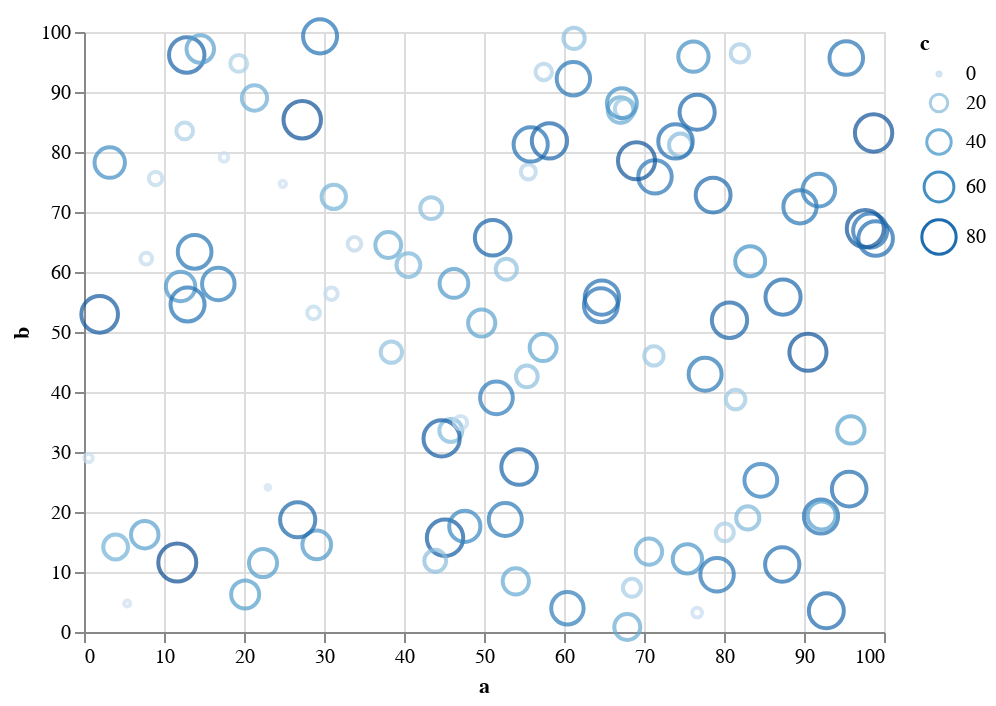

Notebook source saved alongside this figure:
### Markdown cell above
### Interactive outputs

Interactive outputs will work under the assumption that the outputs they produce have
self-contained HTML that works without requiring any external dependencies to load.
For example, the `Altair` "html" output works well:

### Code cell
import altair as alt
alt.Chart(data=df).mark_point().encode(
    x='a',
    y='b',
    color='c',
    size='c'
)

### Figure 1 — Vega-Lite specification as saved in the notebook (floating-point values rounded to 4 significant figures)
{"config": {"view": {"continuousWidth": 400, "continuousHeight": 300}}, "data": {"name": "data-9b0b91947d610c6e3043f502adee7b25"}, "mark": "point", "encoding": {"color": {"type": "quantitative", "field": "c"}, "size": {"type": "quantitative", "field": "c"}, "x": {"type": "quantitative", "field": "a"}, "y": {"type": "quantitative", "field": "b"}}, "$schema": "https://vega.github.io/schema/vega-lite/v4.0.2.json", "datasets": {"data-9b0b91947d610c6e3043f502adee7b25": [{"a": 22.38, "b": 11.49, "c": 53.39}, {"a": 67.91, "b": 0.8306, "c": 45.24}, {"a": 51.56, "b": 39.03, "c": 72.51}, {"a": 71.24, "b": 46.02, "c": 24.72}, {"a": 78.64, "b": 72.82, "c": 82.42}, {"a": 55.54, "b": 76.69, "c": 14.68}, {"a": 28.7, "b": 53.18, "c": 10.26}, {"a": 3.952, "b": 14.17, "c": 41.15}, {"a": 76.64, "b": 86.63, "c": 83.81}, {"a": 87.28, "b": 11.25, "c": 79.83}, {"a": 29.09, "b": 14.53, "c": 55.6}, {"a": 22.98, "b": 24.09, "c": 0.4214}, {"a": 45.13, "b": 15.7, "c": 90.06}, {"a": 3.216, "b": 78.24, "c": 62.52}, {"a": 0.5663, "b": 28.99, "c": 3.805}, {"a": 17.5, "b": 79.12, "c": 4.11}, {"a": 74.55, "b": 81.16, "c": 34.75}, {"a": 80.11, "b": 16.6, "c": 20.78}, {"a": 67.07, "b": 86.98, "c": 44.45}, {"a": 11.66, "b": 11.57, "c": 98.22}, {"a": 29.51, "b": 99.27, "c": 78.53}, {"a": 5.409, "b": 4.758, "c": 1.462}, {"a": 49.71, "b": 51.5, "c": 49.73}, {"a": 89.5, "b": 70.87, "c": 74.96}, {"a": 70.62, "b": 13.4, "c": 46.42}, {"a": 67.62, "b": 87.15, "c": 27.03}, {"a": 64.61, "b": 54.47, "c": 78.32}, {"a": 43.4, "b": 70.64, "c": 31.86}, {"a": 21.31, "b": 89.0, "c": 42.88}, {"a": 53.97, "b": 8.455, "c": 46.32}, {"a": 55.35, "b": 42.6, "c": 31.39}, {"a": 45.86, "b": 33.59, "c": 35.4}, {"a": 98.28, "b": 66.9, "c": 78.99}, {"a": 26.71, "b": 18.71, "c": 83.91}, {"a": 12.84, "b": 96.17, "c": 85.19}, {"a": 27.28, "b": 85.37, "c": 95.43}, {"a": 16.79, "b": 58.02, "c": 71.66}, {"a": 7.786, "b": 62.23, "c": 8.171}, {"a": 84.6, "b": 25.28, "c": 72.75}, {"a": 47.6, "b": 17.6, "c": 65.74}, {"a": 31.22, "b": 72.53, "c": 39.75}, {"a": 13.83, "b": 63.37, "c": 77.05}, {"a": 68.49, "b": 7.362, "c": 21.18}, {"a": 51.09, "b": 65.7, "c": 86.34}, {"a": 90.49, "b": 46.63, "c": 93.74}, {"a": 92.12, "b": 19.25, "c": 79.52}, {"a": 38.42, "b": 46.63, "c": 30.11}, {"a": 92.2, "b": 19.42, "c": 52.47}, {"a": 60.43, "b": 3.959, "c": 71.29}, {"a": 76.18, "b": 95.9, "c": 62.04}, {"a": 8.95, "b": 75.6, "c": 11.3}, {"a": 77.64, "b": 42.97, "c": 73.77}, {"a": 12.08, "b": 57.59, "c": 58.59}, {"a": 73.94, "b": 81.77, "c": 80.5}, {"a": 57.39, "b": 47.41, "c": 48.58}, {"a": 12.95, "b": 54.59, "c": 78.44}, {"a": 95.28, "b": 95.67, "c": 76.5}, {"a": 95.65, "b": 23.81, "c": 81.15}, {"a": 52.66, "b": 18.74, "c": 73.81}, {"a": 19.34, "b": 94.77, "c": 18.45}, {"a": 30.93, "b": 56.39, "c": 9.673}, {"a": 44.7, "b": 32.27, "c": 89.15}, {"a": 7.593, "b": 16.22, "c": 50.97}, {"a": 83.27, "b": 61.8, "c": 60.41}, {"a": 61.25, "b": 98.94, "c": 30.24}, {"a": 80.69, "b": 51.96, "c": 84.63}, {"a": 81.99, "b": 96.43, "c": 21.92}, {"a": 64.74, "b": 55.74, "c": 79.8}, {"a": 20.15, "b": 6.263, "c": 53.01}, {"a": 82.97, "b": 19.01, "c": 35.97}, {"a": 1.958, "b": 52.95, "c": 91.42}, {"a": 33.81, "b": 64.69, "c": 11.73}, {"a": 52.79, "b": 60.46, "c": 29.47}, {"a": 75.42, "b": 12.18, "c": 57.97}, {"a": 54.39, "b": 27.48, "c": 85.87}, {"a": 47.08, "b": 34.91, "c": 10.68}, {"a": 67.24, "b": 88.14, "c": 60.36}, {"a": 92.79, "b": 3.528, "c": 82.98}, {"a": 81.45, "b": 38.73, "c": 24.98}, {"a": 46.24, "b": 58.09, "c": 55.69}, {"a": 24.85, "b": 74.69, "c": 1.718}, {"a": 14.54, "b": 97.16, "c": 50.93}, {"a": 40.55, "b": 61.15, "c": 37.88}, {"a": 61.17, "b": 92.21, "c": 75.63}, {"a": 79.13, "b": 9.54, "c": 75.92}, {"a": 38.03, "b": 64.5, "c": 44.75}, {"a": 12.58, "b": 83.51, "c": 18.3}, {"a": 71.37, "b": 75.86, "c": 75.94}, {"a": 98.7, "b": 83.17, "c": 94.86}, {"a": 57.47, "b": 93.35, "c": 17.67}, {"a": 76.64, "b": 3.239, "c": 5.495}, {"a": 43.9, "b": 11.87, "c": 31.96}, {"a": 97.66, "b": 67.23, "c": 93.57}, {"a": 55.84, "b": 81.25, "c": 79.32}, {"a": 95.86, "b": 33.68, "c": 50.1}, {"a": 58.18, "b": 81.86, "c": 84.66}, {"a": 91.85, "b": 73.65, "c": 72.0}, {"a": 69.07, "b": 78.55, "c": 93.6}, {"a": 87.38, "b": 55.82, "c": 83.69}, {"a": 98.96, "b": 65.58, "c": 80.99}]}}
